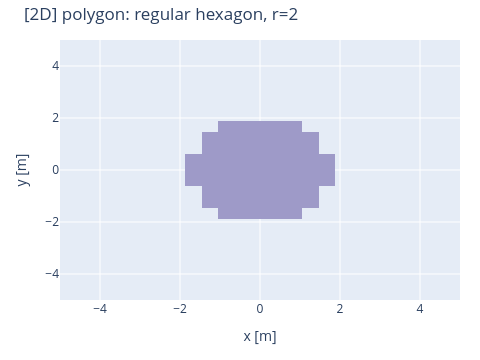
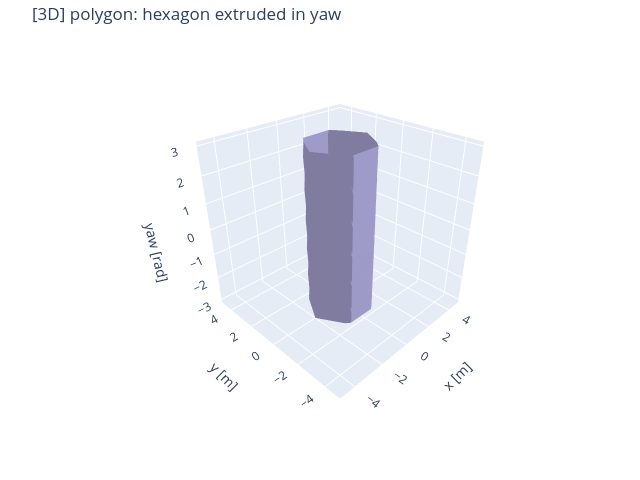

The notebook cell these images were saved under, in order:
### Markdown cell above
## 4. `Deferred('polygon', ...)` — regular hexagon, radius 2

### Code cell
import math
from functools import reduce

order, radius = 6, 2.0
S = Deferred('polygon', order=order, radius=radius, axes=["x", "y"])

vertices = [
    [radius * math.cos(2 * math.pi * k / order), radius * math.sin(2 * math.pi * k / order)]
    for k in range(order)
]
walls = []
for k in range(order):
    v0 = vertices[k]
    v1 = vertices[(k + 1) % order]
    dx, dy = v1[0] - v0[0], v1[1] - v0[1]
    walls.append(Deferred('halfspace', normal=[-dy, dx], offset=v0, axes=["x", "y"]))
ref = reduce(Inter, walls)

out = S(impl)
print(f"max |polygon - manual hex| = {maxdiff(out, ref(impl))}")
show_2d(out, "polygon: regular hexagon, r=2", colorscale="Purples")
show_3d(out, "polygon: hexagon extruded in yaw", colorscale="Purples")

### Figure 1 — Plotly figure (JSON) as saved in the notebook; plotly's stock layout.template omitted (floating-point values rounded to 4 significant figures; data arrays with more than 128 entries replaced by an {"elided": "..."} marker saying what was removed)
{"data": [{"colorscale": [[0, "rgb(252,251,253)"], [0.125, "rgb(239,237,245)"], [0.25, "rgb(218,218,235)"], [0.375, "rgb(188,189,220)"], [0.5, "rgb(158,154,200)"], [0.625, "rgb(128,125,186)"], [0.75, "rgb(106,81,163)"], [0.875, "rgb(84,39,143)"], [1, "rgb(63,0,125)"]], "showscale": false, "type": "heatmap", "x": {"elided": "625 float values"}, "y": {"elided": "625 float values"}, "z": {"elided": "625 float values"}, "zmax": 1, "zmin": 0}], "layout": {"height": 360, "title": {"text": "[2D] polygon: regular hexagon, r=2"}, "width": 480, "xaxis": {"range": [-5, 5], "showline": false, "showticklabels": true, "title": {"text": "x [m]"}, "zeroline": false}, "yaxis": {"range": [-5, 5], "showline": false, "showticklabels": true, "title": {"text": "y [m]"}, "zeroline": false}}}

### Figure 2 — Plotly figure (JSON) as saved in the notebook; plotly's stock layout.template omitted (floating-point values rounded to 4 significant figures; data arrays with more than 128 entries replaced by an {"elided": "..."} marker saying what was removed)
{"data": [{"caps": {"x": {"show": false}, "y": {"show": false}, "z": {"show": false}}, "colorscale": [[0, "rgb(252,251,253)"], [0.125, "rgb(239,237,245)"], [0.25, "rgb(218,218,235)"], [0.375, "rgb(188,189,220)"], [0.5, "rgb(158,154,200)"], [0.625, "rgb(128,125,186)"], [0.75, "rgb(106,81,163)"], [0.875, "rgb(84,39,143)"], [1, "rgb(63,0,125)"]], "isomax": 0, "isomin": 0, "showscale": false, "surface": {"count": 1}, "type": "isosurface", "value": {"elided": "7500 float values"}, "x": {"elided": "7500 float values"}, "y": {"elided": "7500 float values"}, "z": {"elided": "7500 float values"}}], "layout": {"height": 480, "scene": {"aspectmode": "cube", "camera": {"eye": {"x": -1.531, "y": -1.531, "z": 1.25}}, "xaxis": {"range": [-5, 5], "title": {"text": "x [m]"}}, "yaxis": {"range": [-5, 5], "title": {"text": "y [m]"}}, "zaxis": {"range": [-3.142, 3.142], "title": {"text": "yaw [rad]"}}}, "title": {"text": "[3D] polygon: hexagon extruded in yaw"}, "width": 640}}
